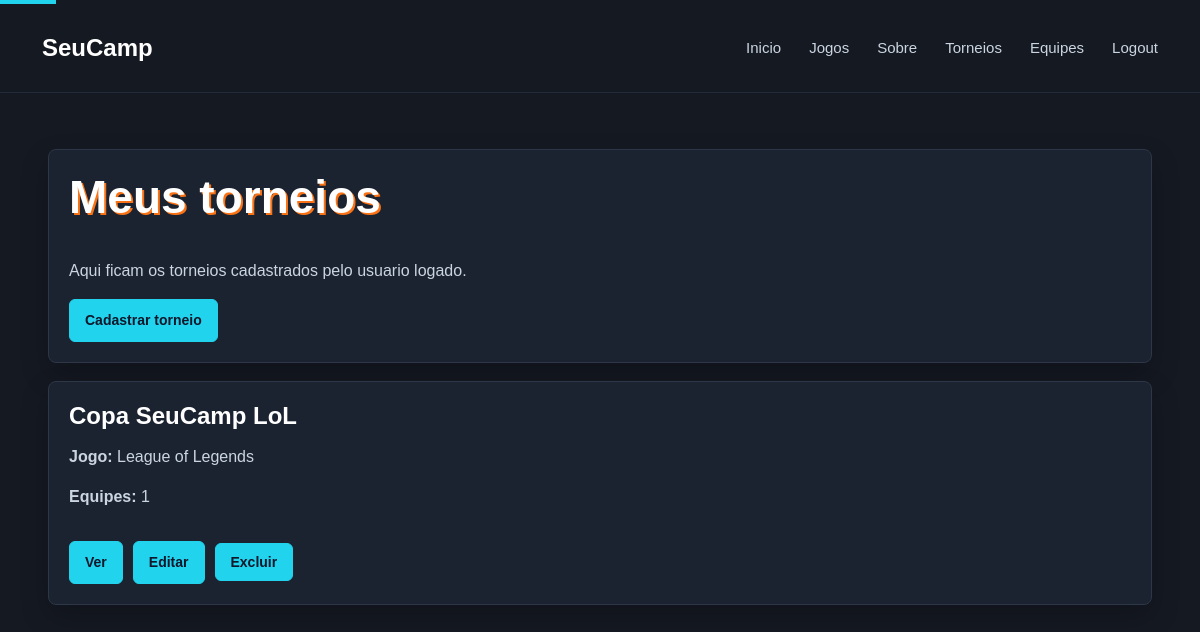
Page /?p=meus-torneios (signed in) on the committed database.
### tables this page shows
CREATE TABLE IF NOT EXISTS torneios (
    id INT AUTO_INCREMENT PRIMARY KEY,
    id_jogo INT NOT NULL,
    id_usuario INT NOT NULL,
    nome VARCHAR(120) NOT NULL,
    descricao TEXT NOT NULL,
    premiacao VARCHAR(120) DEFAULT '',
    criado_em DATETIME DEFAULT CURRENT_TIMESTAMP,
    FOREIGN KEY (id_usuario) REFERENCES usuarios(id) ON DELETE CASCADE
);

### Controller/TorneioController.php (called while the page is built, shortened)
<?php
require_once __DIR__ . "/../Model/Torneio.php";
require_once __DIR__ . "/../Model/Jogo.php";
class TorneioController {
    public static function meus() {
        $torneios = Torneio::listarDoUsuario($_SESSION['id_usuario']);
        require __DIR__ . "/../View/meus_torneios.php";
    }
}

### index.php (called while the page is built, shortened)
<?php
require "Controller/TorneioController.php";
$pagina = $_GET['p'] ?? 'inicio';
match ($pagina) {
    'inicio'            => HomeController::inicio(),
    'sobre'             => HomeController::sobre(),
    'login'             => UsuarioController::login(),
    'entrar'            => UsuarioController::entrar(),
    'cadastro'          => UsuarioController::cadastro(),
    'cadastrar'         => UsuarioController::cadastrar(),
    'logout'            => UsuarioController::logout(),
    'jogos'             => JogoController::listar(),
    'jogo'              => JogoController::ver(),
    'torneio'           => TorneioController::ver(),
    'meus-torneios'     => TorneioController::meus(),
    'novo-torneio'      => TorneioController::novo(),
    'salvar-torneio'    => TorneioController::salvar(),
    'editar-torneio'    => TorneioController::editar(),
    'atualizar-torneio' => TorneioController::atualizar(),
    'excluir-torneio'   => TorneioController::excluir(),
    'equipes'           => EquipeController::minhas(),
    'inscrever-equipe'  => EquipeController::inscrever(),
    'banco'             => require "criar-banco.php",
    default             => HomeController::inicio(),
};

### Config/Banco.php (called while the page is built)
<?php
abstract class Banco {
    private static $conn;
    public static function getConn(): PDO {
        if (!isset(self::$conn)) {
            try {
                self::$conn = new PDO(
                    "mysql:host=localhost;dbname=seucamp;charset=utf8mb4",
                    "root",
                    "",
                    [
                        PDO::ATTR_ERRMODE => PDO::ERRMODE_EXCEPTION
                    ]
                );
            } catch (Exception $e) {
                header("Location: ?p=banco");
                exit;
            }
        }
        return self::$conn;
    }
}

### Model/Torneio.php (called while the page is built, shortened)
<?php
require_once __DIR__ . "/../Config/Banco.php";
require_once __DIR__ . "/Jogo.php";
class Torneio {
    public static function listarDoUsuario($idUsuario) {
        $sql = "SELECT torneios.*,
                       (SELECT COUNT(*) FROM equipes WHERE equipes.id_torneio = torneios.id) AS total_equipes
                FROM torneios
                WHERE torneios.id_usuario = ?
                ORDER BY torneios.id DESC";
        $consulta = Banco::getConn()->prepare($sql);
        $consulta->execute([$idUsuario]);
        $torneios = [];
        while ($torneio = $consulta->fetchObject()) {
            $jogo = Jogo::buscarPorId($torneio->id_jogo);
            $torneio->nome_jogo = $jogo->nome ?? 'Jogo';
            $torneios[] = $torneio;
        }
        return $torneios;
    }
}

### Model/Jogo.php (called while the page is built, shortened)
<?php
class Jogo {
    public static function dadosFixos() {
        return [
            (object) [
                'id' => 1,
                'nome' => 'League of Legends',
                'descricao' => 'Jogo de estrategia em equipes com partidas competitivas.',
                'imagem' => 'public/img/league-of-legends.jpg'
            ],
            (object) [
                'id' => 2,
                'nome' => 'Valorant',
                'descricao' => 'Jogo de tiro tatico em equipes com agentes e habilidades.',
                'imagem' => 'public/img/valorant.webp'
            ],
            (object) [
                'id' => 3,
                'nome' => 'Counter-Strike 2',
                'descricao' => 'Jogo de tiro competitivo em equipes, com partidas entre terroristas e contra-terroristas.',
                'imagem' => 'public/img/counter-strike-2.jpg'
            ]
        ];
    }
    public static function buscarPorId($id) {
        foreach (self::dadosFixos() as $jogo) {
            if ($jogo->id == $id) {
                return $jogo;
            }
        }
        return null;
    }
}

### View/meus_torneios.php (the view, shortened to what this page needs)
<?php require __DIR__ . "/cabecalho.php"; ?>
<section class="caixa">
    <h1>Meus torneios</h1>
    <p>Aqui ficam os torneios cadastrados pelo usuario logado.</p>
    <a class="botao" href="?p=jogos">Cadastrar torneio</a>
</section>
<?php foreach ($torneios as $torneio): ?>
    <article class="card">
        <h2><?= htmlspecialchars($torneio->nome) ?></h2>
        <p><strong>Jogo:</strong> <?= htmlspecialchars($torneio->nome_jogo) ?></p>
        <p><strong>Equipes:</strong> <?= $torneio->total_equipes ?></p>
        <footer class="acoes">
            <a class="botao" href="?p=torneio&id=<?= $torneio->id ?>">Ver</a>
            <a class="botao" href="?p=editar-torneio&id=<?= $torneio->id ?>">Editar</a>
            <form action="?p=excluir-torneio" method="post" onsubmit="return confirm('Excluir este torneio?')">
                <button type="submit">Excluir</button>
            </form>
        </footer>
    </article>
<?php endforeach; ?>
<?php require __DIR__ . "/rodape.php"; ?>

### public/css/main.css (style rules this page uses)
* { box-sizing: border-box; }
body { margin: 0; font-family: Arial, Helvetica, sans-serif; background: #151922; color: #f8fafc; line-height: 1.5; }
body::before { content: ""; display: block; height: 4px; width: 56px; background: #22d3ee; }
h1, h2, h3 { color: #ffffff; margin-top: 0; line-height: 1.2; }
h1 { font-size: 46px; margin-bottom: 34px; text-shadow: 2px 2px 0 #f97316; }
h2 { font-size: 24px; margin-bottom: 14px; }
p { margin-top: 0; color: #cbd5e1; }
.caixa, .card, .formulario { background: #1b2230; border: 1px solid #2d3748; border-radius: 8px; padding: 20px; margin-bottom: 18px; overflow: hidden; box-shadow: 0 12px 28px rgba(0, 0, 0, .22); }
.card { display: flex; flex-direction: column; }
.botao, button { display: inline-block; background: #22d3ee; color: #0f172a; border: 1px solid #22d3ee; border-radius: 6px; padding: 10px 15px; text-decoration: none; cursor: pointer; font-size: 14px; font-weight: bold; }
.card .botao { margin-top: auto; align-self: flex-start; }
.formulario footer, .acoes { margin-top: 16px; display: flex; gap: 10px; align-items: center; flex-wrap: wrap; }

### rows in the picture
torneios: nome "Copa SeuCamp LoL", nome_jogo "League of Legends", total_equipes "1"
